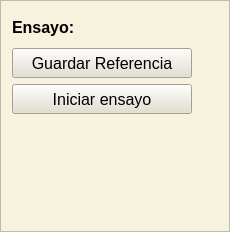
     <widget class="QFrame" name="row1_3">
      <property name="minimumSize">
       <size>
        <width>230</width>
        <height>232</height>
       </size>
      </property>
      <property name="maximumSize">
       <size>
        <width>230</width>
        <height>232</height>
       </size>
      </property>
      <property name="styleSheet">
       <string notr="true">background-color: rgb(247, 242, 222);</string>
      </property>
      <property name="frameShape">
       <enum>QFrame::Shape::StyledPanel</enum>
      </property>
      <property name="frameShadow">
       <enum>QFrame::Shadow::Raised</enum>
      </property>
      <layout class="QGridLayout" name="gridLayout_19">
       <item row="1" column="1">
        <spacer name="horizontalSpacer_5">
         <property name="orientation">
          <enum>Qt::Orientation::Horizontal</enum>
         </property>
         <property name="sizeHint" stdset="0">
          <size>
           <width>40</width>
           <height>20</height>
          </size>
         </property>
        </spacer>
       </item>
       <item row="1" column="0">
        <layout class="QGridLayout" name="gridLayout_17">
         <item row="0" column="0">
          <widget class="QPushButton" name="btn_capturarRef">
           <property name="minimumSize">
            <size>
             <width>110</width>
             <height>30</height>
            </size>
           </property>
           <property name="font">
            <font>
             <pointsize>12</pointsize>
            </font>
           </property>
           <property name="styleSheet">
            <string notr="true">background-color: rgba(227, 222, 204, 254);</string>
           </property>
           <property name="text">
            <string>Guardar Referencia</string>
           </property>
          </widget>
         </item>
         <item row="1" column="0">
          <widget class="QPushButton" name="btn_IniciarEnsayo">
           <property name="minimumSize">
            <size>
             <width>110</width>
             <height>30</height>
            </size>
           </property>
           <property name="font">
            <font>
             <pointsize>12</pointsize>
            </font>
           </property>
           <property name="styleSheet">
            <string notr="true">background-color: rgba(227, 222, 204, 254);</string>
           </property>
           <property name="text">
            <string>Iniciar ensayo</string>
           </property>
          </widget>
         </item>
        </layout>
       </item>
       <item row="0" column="0">
        <widget class="QLabel" name="resultados_del_ensayo_2">
         <property name="minimumSize">
          <size>
           <width>180</width>
           <height>30</height>
          </size>
         </property>
         <property name="maximumSize">
          <size>
           <width>180</width>
           <height>30</height>
          </size>
         </property>
         <property name="font">
          <font>
           <family>Segoe UI</family>
           <pointsize>12</pointsize>
           <bold>true</bold>
          </font>
         </property>
         <property name="text">
          <string>Ensayo:</string>
         </property>
        </widget>
       </item>
       <item row="2" column="0">
        <spacer name="verticalSpacer_3">
         <property name="orientation">
          <enum>Qt::Orientation::Vertical</enum>
         </property>
         <property name="sizeHint" stdset="0">
          <size>
           <width>20</width>
           <height>40</height>
          </size>
         </property>
        </spacer>
       </item>
      </layout>
     </widget>
